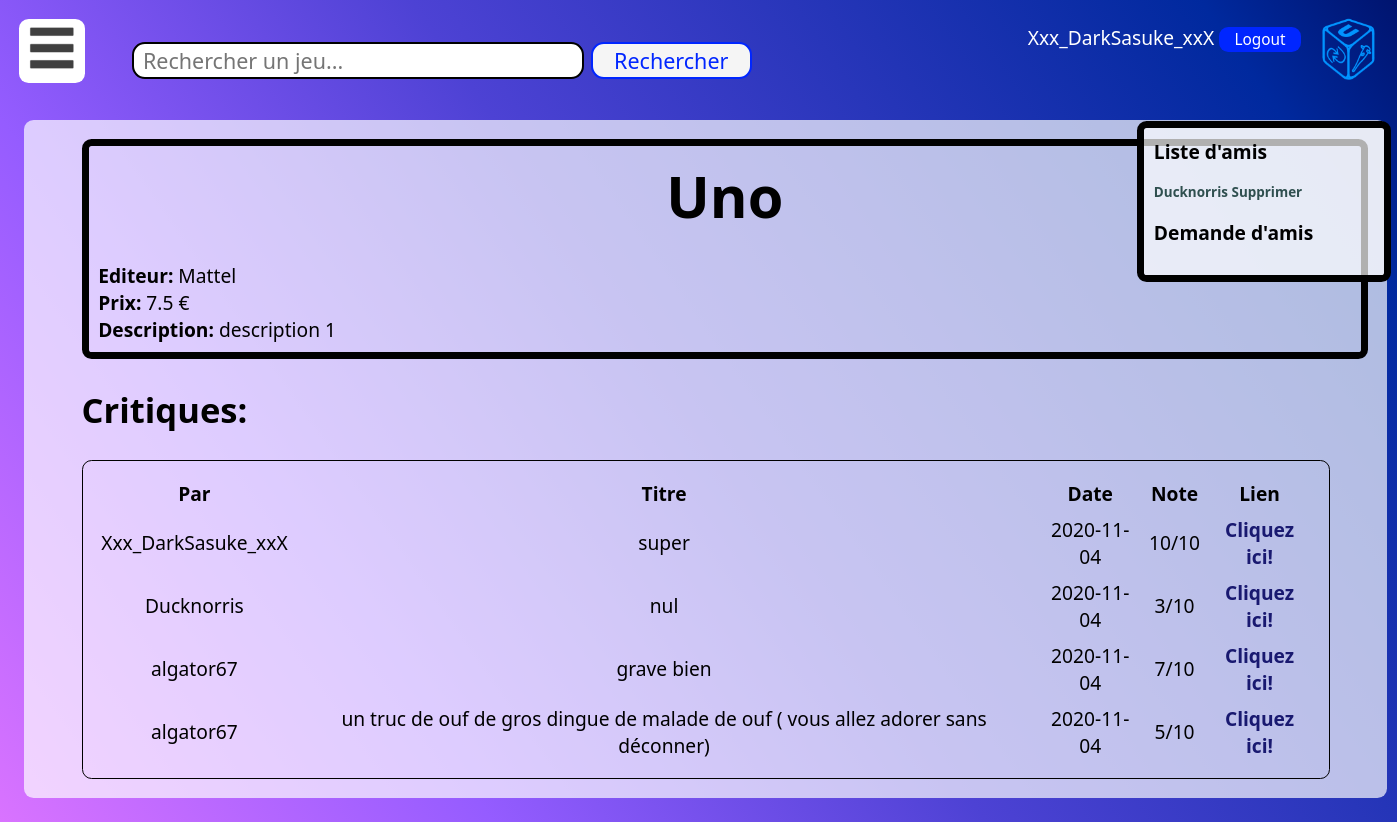
The app's page /game.php?id=1 (signed in), older data.
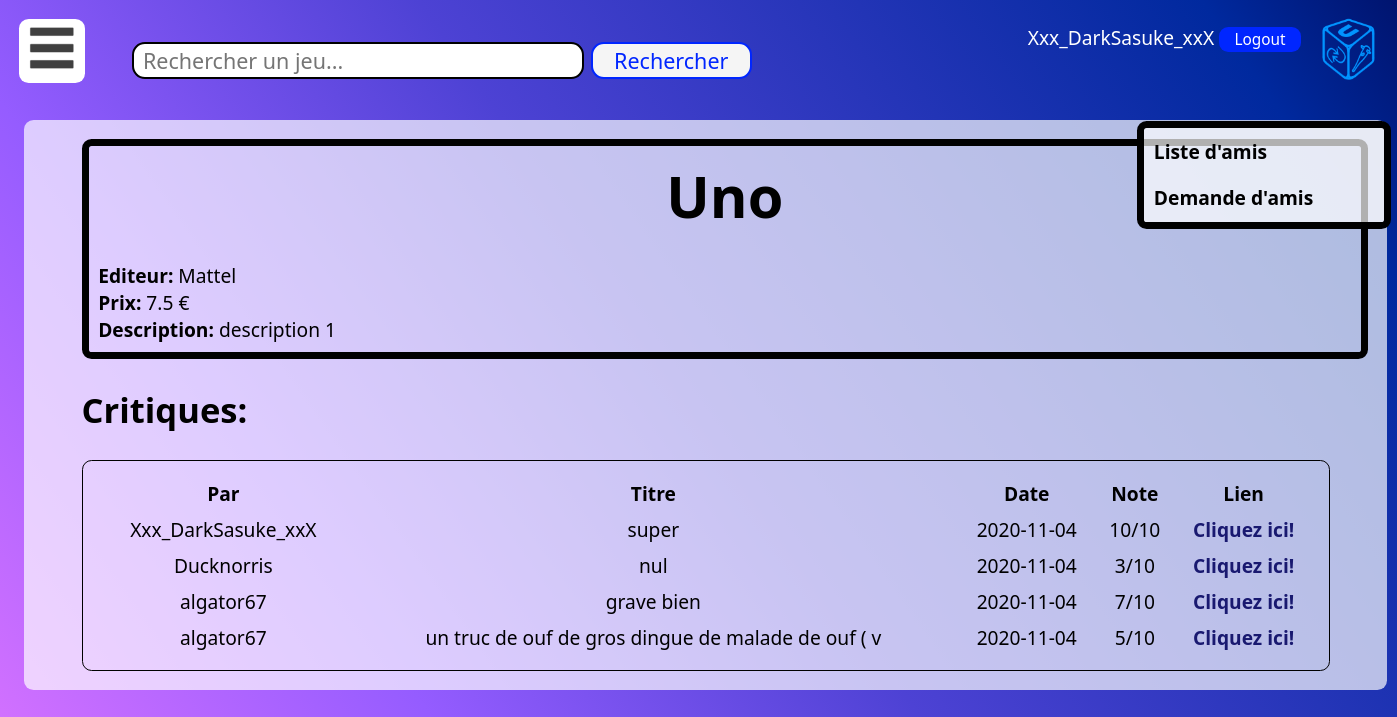
The same page, newer data.
### tables this page shows
CREATE TABLE amis (
  id INT PRIMARY KEY NOT NULL AUTO_INCREMENT,
  id1 INT NOT NULL,
  id2 INT NOT NULL,
  attente TINYINT(1),

  FOREIGN KEY (id1) REFERENCES utilisateur(id),
  FOREIGN KEY (id2) REFERENCES utilisateur(id)
);

CREATE TABLE utilisateur (
  id INT PRIMARY KEY NOT NULL AUTO_INCREMENT,
  pseudo VARCHAR(30),
  mdp VARCHAR(100),
  nom VARCHAR(30),
  prenom VARCHAR(30),
  bio VARCHAR(5000),
  date_de_naissance DATE,
  date_de_creation DATE DEFAULT current_timestamp(),
  email VARCHAR(50)
);

CREATE TABLE critiques (
  id INT PRIMARY KEY NOT NULL AUTO_INCREMENT,
  id_utilisateur INT NOT NULL,
  id_jeu INT NOT NULL,
  nom VARCHAR(50),
  note INT,
  content VARCHAR(5000),
  date_crit DATE DEFAULT current_timestamp(),

  FOREIGN KEY (id_utilisateur) REFERENCES utilisateur(id),
  FOREIGN KEY (id_jeu) REFERENCES jeux(id)
);

### game.php (the view, shortened to what this page needs)
<!DOCTYPE html>
<html lang="en" dir="ltr" class="cover">
  <head>
  </head>
  <body>
    <?php
      include 'header.php';
      if (!(isset($_GET['id']))){
        echo("<h1>Cette page n'existe pas, sorry bebou</h1>");
      }else{
        echo'<div class="corps"><div class="page_jeux">';
        $id = $_GET['id'];
        $db = new PDO( "mysql:host=localhost;dbname=projetifd;charset=utf8","root","");
        $sql = "SELECT id,nom,editeur,prix,description FROM jeux WHERE id='$id';";
        $req = $db->prepare($sql);
        $req->execute();
        $game = $req->fetch();
        if($game){
          echo('<div class="presentation_generale">');
          echo("<div class='titre'>".$game['nom']."</div><br/>");
          echo("<b>Editeur: </b>".$game['editeur']."<br/>");
          echo("<b>Prix: </b>".$game['prix']." €<br/>");
          echo("<b>Description: </b>".$game['description']."<br/>");
          $sql = "SELECT critiques.id AS crit_id,critiques.nom AS nom,pseudo,date_crit,note FROM utilisateur INNER JOIN critiques ON utilisateur.id = critiques.id_utilisateur WHERE critiques.id_jeu = $id";
          $req2 = $db->prepare($sql);
          $req2->execute();
          $line = $req2->fetch();
          echo"
            </div></br>
            <div class='sous_titre'>Critiques:</div></br>
            <table style=\"border: 1px solid black\">
            <tr>
              <th>Par</th>
              <th>Titre</th>
              <th>Date</th>
              <th>Note</th>
              <th>Lien</th>
            </tr>";
          while($line) {
            echo'
                <tr>
                  <td>' . $line['pseudo'] . '</td>
                  <td>' . $line['nom'] . '</td>
                  <td>' . $line['date_crit'] . '</td>
                  <td>' . $line['note'] . '/10'.'</td>
                  <td><a href="critique.php?id='.$line['crit_id'].'">Cliquez ici!</a></td>
                </tr>';
            $line = $req2->fetch();
          }
          echo "</table>";
          echo'</div></div>';
        }else{
          echo("<h1>Cette page n'existe pas, sorry bebou</h1>");
        }
      }
    ?>
  </body>
</html>

### usert.php (shortened to what this page needs)
<link rel="stylesheet" type="text/css" href="style_site.css">
<div class="liste_amis">
    <?php
      $user_check[] = "";
      $db = new PDO("mysql:host=localhost;dbname=projetifd;charset=utf8","root","");
      $req = $db->prepare("SELECT amis.id1 AS id1,amis.id2 AS id2,amis.attente AS attente,amis.id AS ida,u1.pseudo AS pseudo_1,u2.pseudo AS pseudo_2 FROM amis INNER JOIN utilisateur u1 ON u1.id = amis.id1 INNER JOIN utilisateur u2 ON u2.id = amis.id2 WHERE (u1.pseudo = :pseudo_1 OR u2.pseudo = :pseudo_2) ; ");
      $req->execute([
        "pseudo_1" => $_SESSION['pseudo'],
        "pseudo_2" => $_SESSION['pseudo']
      ]);
      $data = $req->fetchAll();
      if($_SESSION['pseudo']){
        $user_check[] = $_SESSION['pseudo'];
      }
    ?>
    <h2>Liste d'amis</h2>
        <p>
            <?php
              for ($i=0; $i < sizeof($data) ; $i++) {
                if($data[$i]['pseudo_1'] == $_SESSION['pseudo']){
                  echo "</br><a href='chat.php?id=".$data[$i]['id2']."&num=15' >" . $data[$i]['pseudo_2'] . " </a> <a href='friend_action.php?action=delete&id=".$data[$i]['ida']."  '> Supprimer</a>";
                  $user_check[] = $data[$i]['pseudo_2'];
                }else{
                  if($data[$i]['attente'] == false){
                    echo "</br><a href='chat.php?id=".$data[$i]['id1']."&num=15' >".  $data[$i]['pseudo_1'] . "</a> <a href='friend_action.php?action=delete&id=".$data[$i]['ida']." '> Supprimer</a></br>";
                      $user_check[] = $data[$i]['pseudo_1'];
                  }
                }
              }
             ?>
        </p>
    <h2>Demande d'amis</h2>
        <p>
</div>

Row changes from the older to the newer data that the page shows:
removed amis: id2.pseudo "Ducknorris"
changed critiques: nom "un truc de ouf de gros dingue de malade de ouf ( vous allez adorer sans déconner)" → "un truc de ouf de gros dingue de malade de ouf ( v"
